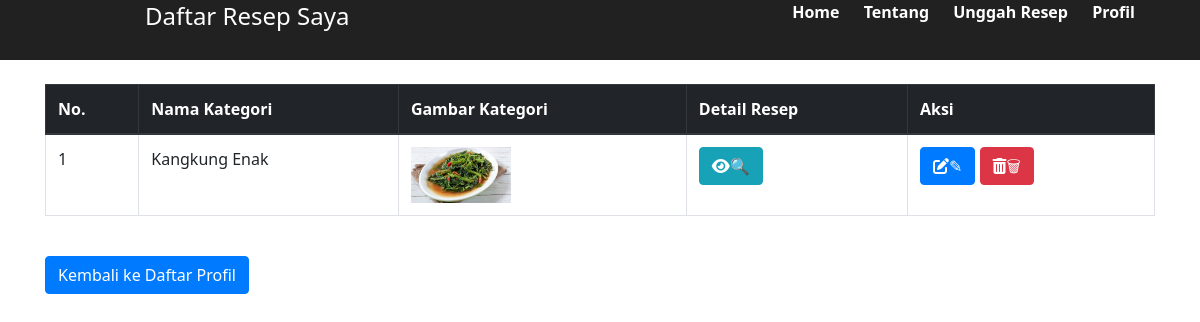
Page /resep_saya.php on the committed database.
### tables this page shows
CREATE TABLE `unggah_resep` (
  `id` int(11) NOT NULL,
  `nama_resep` varchar(255) NOT NULL,
  `kategori` varchar(255) NOT NULL,
  `bahan_bahan` text NOT NULL,
  `langkah_langkah` text NOT NULL,
  `gambar` varchar(255) NOT NULL,
  `created_at` timestamp NOT NULL DEFAULT current_timestamp(),
  `is_approved` tinyint(1) DEFAULT 0,
  `username` varchar(255) NOT NULL
);

### resep_saya.php (the view, shortened to what this page needs)
<?php
$servername = "localhost";
$db_username = "root";
$db_password = "";
$db_name = "proyek_web";
$konek = new mysqli($servername, $db_username, $db_password, $db_name);
$query = "SELECT * FROM unggah_resep";
$result = mysqli_query($konek, $query);
?>
<!DOCTYPE html>
<html lang="id">
<head>
    <link rel="stylesheet" href="style.css">
    <link href="https://maxcdn.bootstrapcdn.com/bootstrap/4.0.0/css/bootstrap.min.css" rel="stylesheet">
</head>
<body>
<header>
    <div class="container">
        <h1 class="logo">Daftar Resep Saya</h1>
        <nav>
            <ul class="nav-list">
                <li><a href="index.php">Home</a></li>
                <li><a href="tentang.php">Tentang</a></li>
                <li><a href="unggah_resep.php">Unggah Resep</a></li>
                <li><a href="profil.php">Profil</a></li>
            </ul>
        </nav>
    </div>
</header>
<div class="container mt-4">
    <table class="table table-bordered table-hover">
        <thead class="thead-dark">
            <tr>
                <th>No.</th>
                <th>Nama Kategori</th>
                <th>Gambar Kategori</th>
                <th>Detail Resep</th>
                <th>Aksi</th>
            </tr>
        </thead>
        <tbody>
            <?php
            $no = 1;
            while($data = mysqli_fetch_array($result)) { ?>
                <tr>
                    <td><?php echo $no++; ?></td>
                    <td><?php echo $data['nama_resep']; ?></td>
                    <td><img src="uploads/<?php echo $data['gambar']; ?>" alt="<?php echo $data['nama_resep']; ?>" width="100"></td>
                    <td><a href="detail_resep.php?id=<?php echo $data['id']; ?>" class="btn btn-info"><i class="fas fa-eye"></i>&#x1F50D;</a></td>
                    <td>
                        <a href="edit_resepkw.php?id=<?php echo $data['id']; ?>" class="btn btn-primary"><i class="fas fa-edit"></i>&#x270E;</a>
                        <a href="hapus_resep.php?id=<?php echo $data['id']; ?>" class="btn btn-danger"><i class="fas fa-trash-alt"></i>&#x1F5D1;</a>
                    </td>
                </tr>
            <?php } ?>
        </tbody>
    </table>
</div>
<div class="container mt-4">
    <a href="profil.php" class="btn btn-primary">Kembali ke Daftar Profil</a>
</div>
</body>
</html>

### style.css (style rules this page uses)
* { margin: 0; padding: 0; box-sizing: border-box; font-family: system-ui, -apple-system, BlinkMacSystemFont, 'Segoe UI', Roboto, Oxygen, Ubuntu, Cantarell, 'Open Sans', 'Helvetica Neue', sans-serif; }
body { width: 100%; min-height: 100vh; background: #f8f8f8; }
header { height: 60px; width: 100%; background: #222121; color: #fff; display: flex; align-items: center; }
.container { width: 90%; margin: 0 auto; display: flex; align-items: center; justify-content: space-between; }
.nav-list { display: none; }
nav ul li { list-style: none; display: inline; margin-right: 20px; font-weight: 550; }
.nav-list li a { color: white; text-decoration: none; transition: color 0.3s ease; }
.logo { font-size: 24px; margin-left: 100px; }
@media only screen and (min-width: 768px) { .nav-list { display: block; } }

### rows in the picture
unggah_resep: nama_resep "Kangkung Enak", gambar (picture)
